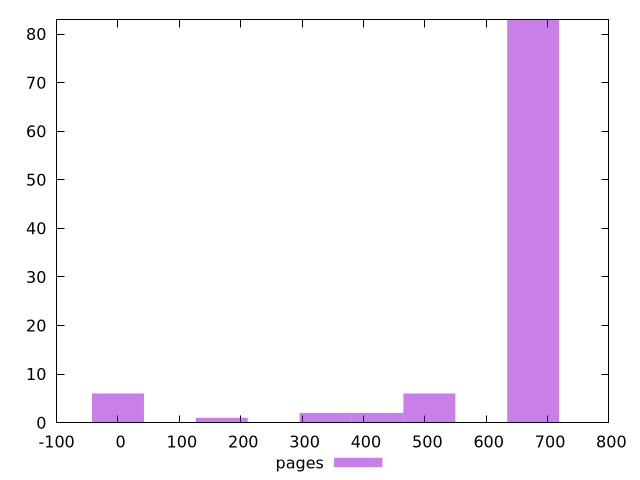

Generate this figure with gnuplot:
$_pages <<EOF
0 6
676.5893814014581 83
338.29469070072906 2
422.8683633759113 2
507.4420360510936 6
169.14734535036453 1
EOF
set key outside below
set terminal pngcairo
set output "report_00004_2020-11-02T20-21-41.718Z/uses-rel-preload/pages//raw_hist.png"
set yrange [0:83]
set boxwidth 84.57367267518227
set style fill transparent solid 0.5 noborder
plot $_pages title "pages" with boxes ,
